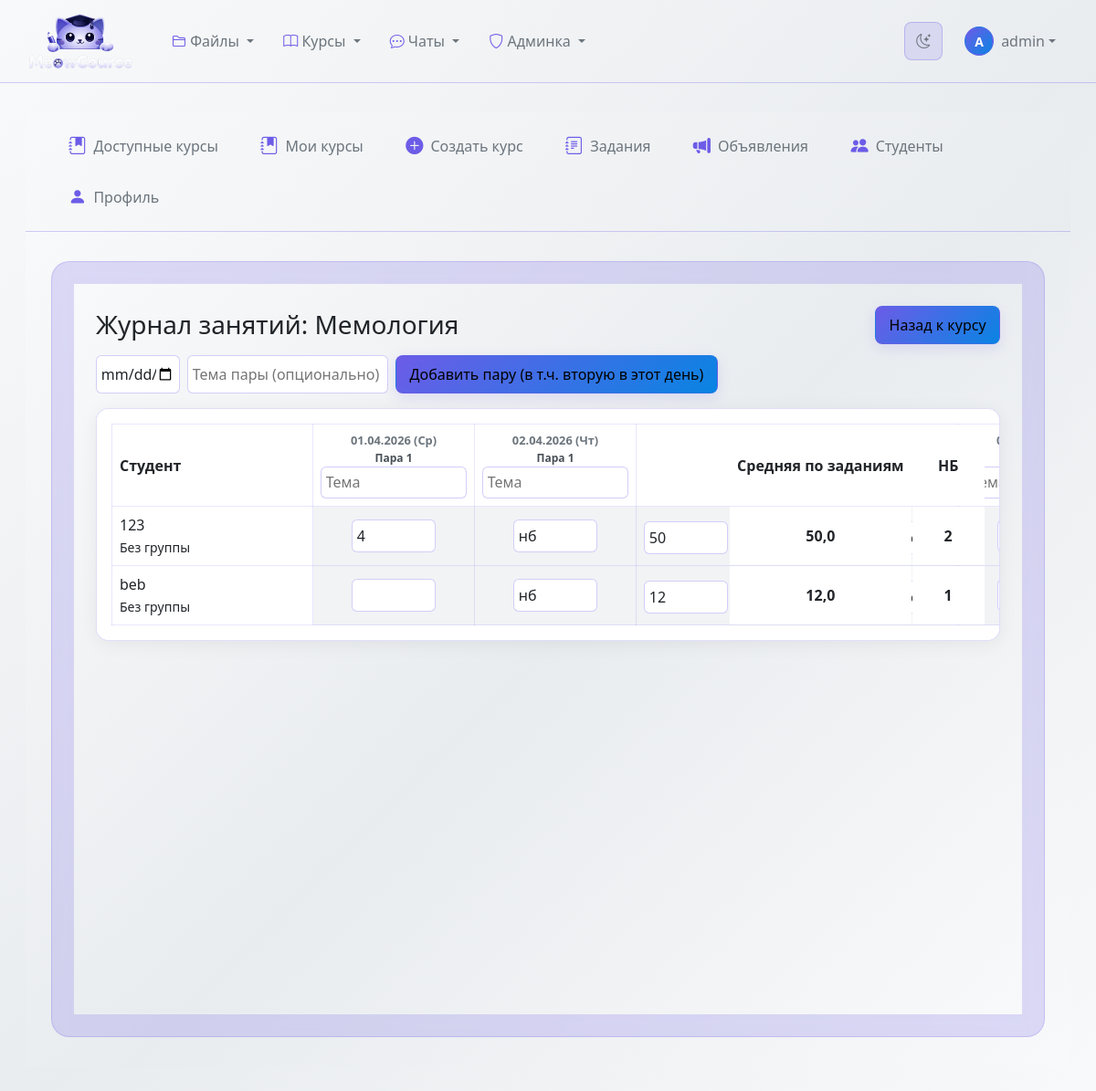
/2/gradebook/ (signed in), run on the app's committed database.
### classroom_core/models.py (models this page shows, shortened)
class Course(models.Model):
    STATUS_CHOICES = [
       ('draft', 'Черновик'),
       ('active', 'Активный'),
       ('archived', 'Архивирован'),
       ('completed', 'Завершен'),
    ]
    title = models.CharField(max_length=255)
    description = models.TextField()
    short_description = models.CharField(max_length=200, blank=True)
    code = models.CharField(max_length=20, unique=True, blank=True)
    instructor = models.ForeignKey(
        User,
        on_delete=models.CASCADE,
        related_name='courses_created'
    )
    teaching_assistants = models.ManyToManyField(
        User,
        blank=True,
        related_name='courses_assisting'
    )
    students = models.ManyToManyField(
        User,
        blank=True,
        related_name='courses_enrolled'
    )
    student_groups = models.ManyToManyField(
        StudentGroup,
        blank=True,
        related_name='courses_enrolled',
        help_text='Группы студентов, зачисленные на курс'
    )
    status = models.CharField(
        max_length=20,
        choices=STATUS_CHOICES,
        default='draft'
    )
    start_date = models.DateField(null=True, blank=True)
    end_date = models.DateField(null=True, blank=True)
    created_at = models.DateTimeField(auto_now_add=True)
    updated_at = models.DateTimeField(auto_now=True)
    cover_image = models.ImageField(
        upload_to='course_covers/',
        null=True,
        blank=True
    )
    color = models.CharField(max_length=7, default='#3498db')
    is_public = models.BooleanField(default=False)
    allow_self_enrollment = models.BooleanField(default=True)
    max_students = models.IntegerField(null=True, blank=True)
    class_days = models.CharField(max_length=100, blank=True)
    class_time = models.CharField(max_length=100, blank=True)
    class Meta:
        ordering = ['-created_at']
        verbose_name = 'Курс'
        verbose_name_plural = 'Курсы'
    def can_access(self, user):
        if user.is_superuser:
            return True
    def can_edit(self, user):
        return (
            user == self.instructor
            or user in self.teaching_assistants.all()
            or user.is_superuser
            or user.profile.is_staff()
        )
    def get_all_enrolled_students(self):
        individual_students = set(self.students.all())
        group_students = set()
        for group in self.student_groups.all():
            for profile in group.students.all():
                group_students.add(profile.user)
        return individual_students.union(group_students)

class CourseLesson(models.Model):
    course = models.ForeignKey(Course, on_delete=models.CASCADE, related_name="lessons")
    lesson_date = models.DateField()
    lesson_number = models.PositiveSmallIntegerField(default=1)
    topic = models.CharField(max_length=255, blank=True)
    created_at = models.DateTimeField(auto_now_add=True)
    class Meta:
        unique_together = ["course", "lesson_date", "lesson_number"]
        ordering = ["lesson_date", "lesson_number", "id"]

class LessonGrade(models.Model):
    lesson = models.ForeignKey(CourseLesson, on_delete=models.CASCADE, related_name="grades")
    student = models.ForeignKey(User, on_delete=models.CASCADE, related_name="lesson_grades")
    mark = models.CharField(max_length=8, blank=True)
    feedback = models.TextField(blank=True)
    graded_by = models.ForeignKey(User, on_delete=models.SET_NULL, null=True, blank=True, related_name="graded_lesson_grades")
    graded_at = models.DateTimeField(null=True, blank=True)
    updated_at = models.DateTimeField(auto_now=True)
    class Meta:
        unique_together = ["lesson", "student"]

### classroom_core/views.py (the view)
# urls.py: path('<int:course_id>/gradebook/', views.course_gradebook, name='course_gradebook'),
@login_required
def course_gradebook(request, course_id):
    course = get_object_or_404(Course, id=course_id)
    if not course.can_access(request.user):
        raise PermissionDenied
    can_grade = course.can_edit(request.user)
    if not can_grade:
        raise PermissionDenied
    _ensure_year_schedule(course)
    group_by = request.GET.get("group_by", "none")
    students = list(course.get_all_enrolled_students())
    students = sorted(students, key=lambda s: (s.last_name or "", s.first_name or "", s.username))
    lessons_qs = course.lessons.all()
    if course.end_date:
        lessons_qs = lessons_qs.filter(lesson_date__lte=course.end_date)
    lessons = list(lessons_qs)
    assignments = list(
        course.assignments.filter(status="published", due_date__isnull=False).order_by("due_date", "id")
    )
    marks = LessonGrade.objects.filter(lesson__course=course).select_related("student", "lesson")
    marks_map = {(m.student_id, m.lesson_id): m for m in marks}
    assignments_by_date = {}
    for assignment in assignments:
        due_date = assignment.due_date.date()
        assignments_by_date.setdefault(due_date, []).append(assignment)
    journal_columns = []
    inserted_assignment_dates = set()
    for lesson in lessons:
        journal_columns.append({
            "key": f"lesson-{lesson.id}",
            "type": "lesson",
            "id": lesson.id,
            "date": lesson.lesson_date,
            "weekday": WEEKDAY_RU[lesson.lesson_date.weekday()],
            "number": lesson.lesson_number,
            "topic": lesson.topic,
        })
        day_assignments = assignments_by_date.get(lesson.lesson_date, [])
        if day_assignments and lesson.lesson_date not in inserted_assignment_dates:
            for assignment in day_assignments:
                journal_columns.append({
                    "key": f"assignment-{assignment.id}",
                    "type": "assignment",
                    "id": assignment.id,
                    "date": lesson.lesson_date,
                    "weekday": WEEKDAY_RU[lesson.lesson_date.weekday()],
                    "title": assignment.title,
                    "max_points": assignment.max_points,
                })
            inserted_assignment_dates.add(lesson.lesson_date)
    assignment_submissions = AssignmentSubmission.objects.filter(
        assignment__in=assignments,
        student__in=students
    ).select_related("assignment", "student")
    submissions_map = {(sub.student_id, sub.assignment_id): sub for sub in assignment_submissions}
    grade_matrix = []
    for student in students:
        student_group = getattr(getattr(student, "profile", None), "student_group", None)
        row = {"student": student, "group_name": student_group.name if student_group else "Без группы", "cells": []}
        assignment_scores = []
        nb_count = 0
        for column in journal_columns:
            if column["type"] == "lesson":
                record = marks_map.get((student.id, column["id"]))
                mark_value = record.mark if record else ""
                row["cells"].append({
                    "type": "lesson",
                    "lesson_id": column["id"],
                    "mark": mark_value,
                })
                if isinstance(mark_value, str) and mark_value.strip().lower() in {"нб", "nb"}:
                    nb_count += 1
            else:
                submission = submissions_map.get((student.id, column["id"]))
                row["cells"].append({
                    "type": "assignment",
                    "assignment_id": column["id"],
                    "score": submission.score if submission and submission.score is not None else "",
                    "feedback": submission.feedback if submission else "",
                    "status": submission.status if submission else "",
                    "max_points": column["max_points"],
                })
                if submission and submission.score is not None:
                    assignment_scores.append(submission.score)
        row["assignment_avg"] = round(sum(assignment_scores) / len(assignment_scores), 2) if assignment_scores else None
        row["nb_count"] = nb_count
        grade_matrix.append(row)
    if group_by == "group":
        grade_matrix.sort(key=lambda item: (item["group_name"], item["student"].username))
    return render(
        request,
        "classroom_core/course_gradebook.html",
        {
            "course": course,
            "journal_columns": journal_columns,
            "grade_matrix": grade_matrix,
            "can_grade": can_grade,
            "group_by": group_by,
        },
    )

### templates/classroom_core/course_gradebook.html (shortened to what this page needs)
{% extends "classroom_core/base_courses.html" %}
{% block courses_content %}
<div class="theme-gradebook">
    <div class="header-row">
        <h3 style="margin:0; color: var(--text-main);">Журнал занятий: {{ course.title }}</h3>
        <div class="d-flex gap-2">
            <a href="{% url 'classroom_core:course_detail' course.id %}" class="btn-back">Назад к курсу</a>
        </div>
    </div>
    <form method="post" action="{% url 'classroom_core:course_gradebook_add_lesson' course.id %}" class="d-flex gap-2 mb-3">
        <input type="date" name="lesson_date" class="grade-input" required>
        <input type="text" name="topic" class="grade-input" style="width:220px;" placeholder="Тема пары (опционально)">
        <button type="submit" class="btn-back">Добавить пару (в т.ч. вторую в этот день)</button>
    </form>
    <div class="gradebook-wrap">
        {% if grade_matrix and journal_columns %}
        <table class="gradebook-table">
            <thead>
                <tr>
                    <th>Студент</th>
                    {% for col in journal_columns %}
                    <th>
                        <span class="cell-date">{{ col.date|date:"d.m.Y" }} ({{ col.weekday }})</span>
                        {% if col.type == "lesson" %}
                        <span class="cell-kind">Пара {{ col.number }}</span>
                        <input type="text"
                               class="grade-input lesson-topic-input"
                               style="width:160px;"
                               value="{{ col.topic }}"
                               placeholder="Тема"
                               data-lesson-id="{{ col.id }}"
                               data-topic-url-template="{% url 'classroom_core:course_gradebook_update_topic' course.id 0 %}"
                               onchange="updateLessonTopic(this)">
                        {% else %}
                        <span class="cell-kind">Задание</span>
                        <div style="font-size:.75rem;">{{ col.title }}</div>
                        <div style="font-size:.7rem; color:var(--text-muted);">макс: {{ col.max_points }}</div>
                        {% endif %}
                    </th>
                    {% endfor %}
                    <th class="avg-col">Средняя по заданиям</th>
                    <th class="nb-col">НБ</th>
                </tr>
            </thead>
            <tbody>
                {% for row in grade_matrix %}
                <tr>
                    <td>
                        <div>{{ row.student.get_full_name|default:row.student.username }}</div>
                        <small>{{ row.group_name }}</small>
                    </td>
                    {% for cell in row.cells %}
                    <td>
                        {% if cell.type == "lesson" %}
                        <input type="text"
                               class="grade-input"
                               value="{{ cell.mark|default:'' }}"
                               data-student-id="{{ row.student.id }}"
                               data-lesson-id="{{ cell.lesson_id }}"
                               onchange="onGradeChange(this)">
                        {% else %}
                        <input type="number"
                               class="grade-input"
                               value="{{ cell.score }}"
                               min="0"
                               max="{{ cell.max_points }}"
                               data-student-id="{{ row.student.id }}"
                               data-assignment-id="{{ cell.assignment_id }}"
                               data-field="score"
                               onchange="onGradeChange(this)">
                        {% endif %}
                    </td>
                    {% endfor %}
                    <td class="avg-col">
                        {% if row.assignment_avg is not None %}
                            <strong>{{ row.assignment_avg }}</strong>
                        {% else %}
                            -
                        {% endif %}
                    </td>
                    <td class="nb-col"><strong>{{ row.nb_count }}</strong></td>
                </tr>
                {% endfor %}
            </tbody>
        </table>
        {% else %}
        <div class="p-3">Нет данных для журнала. Укажи даты начала/конца курса и дни занятий.</div>
        {% endif %}
    </div>
</div>
{% endblock %}

### templates/base.html (shortened to what this page needs)
{% load static %}
<!DOCTYPE html>
<html lang="ru">
<head>
    <link href="https://cdn.jsdelivr.net/npm/bootstrap@5.3.0/dist/css/bootstrap.min.css" rel="stylesheet">
    <link rel="stylesheet" href="https://cdn.jsdelivr.net/npm/bootstrap-icons@1.10.0/font/bootstrap-icons.css">
    <link id="theme-stylesheet" rel="stylesheet" href="{% static 'css/themes/light.css' %}" data-light-href="{% static 'css/themes/light.css' %}" data-dark-href="{% static 'css/themes/dark.css' %}">
</head>
<body>
    <nav class="navbar navbar-expand-lg navbar">
        <div class="container-fluid">
            <a class="navbar-brand d-flex align-items-center" href="{% url 'classroom_core:course_list' %}">
                <img src="{% static 'images/logo.png' %}"
                    alt="MeowCourse"
                    class="me-2"
                    style="width: 120px; height: auto; max-height: 64px; object-fit: contain;">
            </a>
            <div class="collapse navbar-collapse" id="navbarNav">
                <ul class="navbar-nav me-auto">
                    <li class="nav-item dropdown">
                        <a class="nav-link dropdown-toggle" href="#" role="button" data-bs-toggle="dropdown">
                            <i class="bi bi-folder2"></i> Файлы
                        </a>
                    </li>
                    <li class="nav-item dropdown">
                        <a class="nav-link dropdown-toggle" href="#" role="button" data-bs-toggle="dropdown">
                            <i class="bi bi-book"></i> Курсы
                        </a>
                    </li>
                    <li class="nav-item dropdown">
                        <a class="nav-link dropdown-toggle" href="#" role="button" data-bs-toggle="dropdown">
                            <i class="bi bi-chat-dots"></i> Чаты
                        </a>
                    </li>
                    {% if user.is_authenticated and user.is_staff or user.is_superuser %}
                    <li class="nav-item dropdown">
                        <a class="nav-link dropdown-toggle" href="#" role="button" data-bs-toggle="dropdown">
                            <i class="bi bi-shield"></i> Админка
                        </a>
                    </li>
                    {% endif %}
                </ul>
                <div class="d-flex align-items-center gap-2">
                    <button id="theme-toggle" class="theme-toggle-btn" type="button" aria-label="Переключить тему">
                        <i class="bi bi-moon-stars"></i>
                    </button>
                    {% if user.is_authenticated %}
                    <div class="dropdown">
                        <a class="nav-link dropdown-toggle d-flex align-items-center" href="#" role="button" data-bs-toggle="dropdown">
                            <div class="user-avatar rounded-circle d-flex align-items-center justify-content-center" style="width: 32px; height: 32px; font-size: 0.875rem;">
                                {{ user.username|slice:":1"|upper }}
                            </div>
                            <span class="ms-2 d-none d-md-inline username-text">{{ user.username }}</span>
                        </a>
                    </div>
                    {% else %}
                    <a class="nav-link" href="{% url 'classroom_core:login' %}">
                        <i class="bi bi-box-arrow-in-right me-1"></i> Войти
                    </a>
                    {% endif %}
                </div>
            </div>
        </div>
    </nav>
    <div class="main-content">
        <div class="container-fluid">
            {% block content %}{% endblock %}
        </div>
    </div>
</body>
</html>

### data on the page
Course: title "Мемология"
CourseLesson: date "01.04.2026"
CourseLesson: date "02.04.2026"
LessonGrade: mark "нб"
LessonGrade: mark "нб"
LessonGrade: mark "нб"

### other printed values
{{ user.username|slice:":1"|upper }} "A"
{{ user.username }} "admin"
{{ col.weekday }} "Ср" "Чт"
{{ col.number }} "1" "1"
{{ row.student.get_full_name|default:row.student.username }} "123"
{{ row.group_name }} "Без группы"
{{ row.assignment_avg }} "50,0"
{{ row.nb_count }} "2"
{{ row.student.get_full_name|default:row.student.username }} "beb"
{{ row.assignment_avg }} "12,0"
{{ row.nb_count }} "1"
